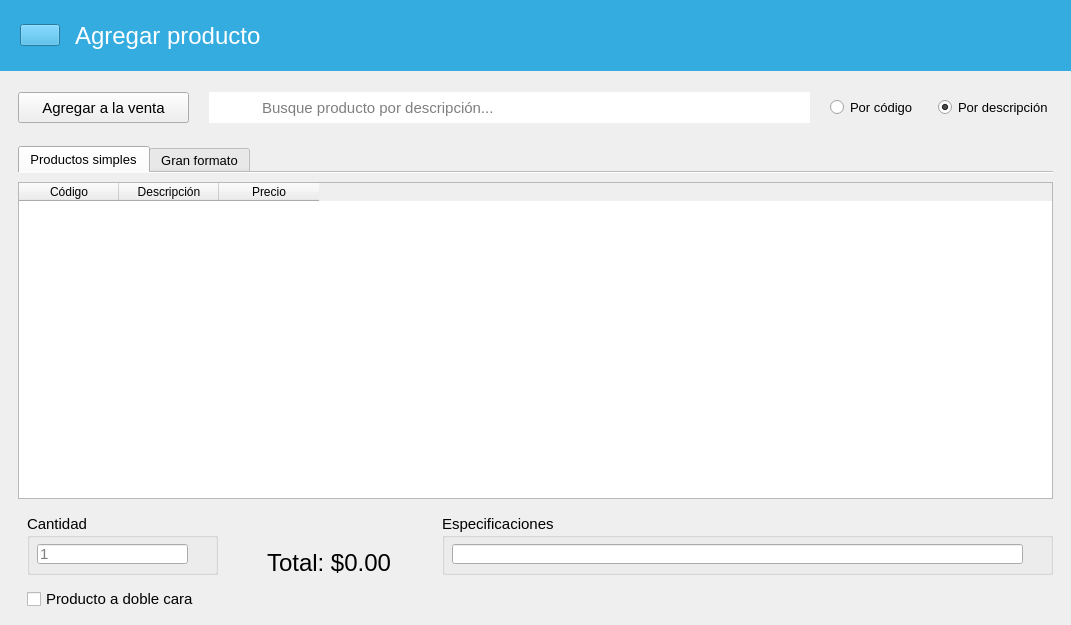
<?xml version="1.0" encoding="UTF-8"?>
<ui version="4.0">
 <class>VisualizadorProductos</class>
 <widget class="QWidget" name="VisualizadorProductos">
  <property name="geometry">
   <rect>
    <x>0</x>
    <y>0</y>
    <width>1071</width>
    <height>625</height>
   </rect>
  </property>
  <property name="windowTitle">
   <string>Form</string>
  </property>
  <layout class="QVBoxLayout" name="verticalLayout_5">
   <property name="leftMargin">
    <number>0</number>
   </property>
   <property name="topMargin">
    <number>0</number>
   </property>
   <property name="rightMargin">
    <number>0</number>
   </property>
   <property name="bottomMargin">
    <number>0</number>
   </property>
   <item>
    <widget class="QFrame" name="frame">
     <property name="sizePolicy">
      <sizepolicy hsizetype="Expanding" vsizetype="Preferred">
       <horstretch>0</horstretch>
       <verstretch>0</verstretch>
      </sizepolicy>
     </property>
     <property name="styleSheet">
      <string notr="true">background-color: rgb(52, 172, 224);</string>
     </property>
     <property name="frameShadow">
      <enum>QFrame::Raised</enum>
     </property>
     <layout class="QVBoxLayout" name="verticalLayout_2">
      <property name="spacing">
       <number>0</number>
      </property>
      <property name="leftMargin">
       <number>0</number>
      </property>
      <property name="topMargin">
       <number>0</number>
      </property>
      <property name="rightMargin">
       <number>0</number>
      </property>
      <property name="bottomMargin">
       <number>0</number>
      </property>
      <item>
       <widget class="QFrame" name="frame_4">
        <property name="sizePolicy">
         <sizepolicy hsizetype="Maximum" vsizetype="Preferred">
          <horstretch>0</horstretch>
          <verstretch>0</verstretch>
         </sizepolicy>
        </property>
        <property name="styleSheet">
         <string notr="true">QFrame { border:none; }
background-color: rgb(52, 172, 224);</string>
        </property>
        <property name="frameShadow">
         <enum>QFrame::Raised</enum>
        </property>
        <layout class="QHBoxLayout" name="horizontalLayout">
         <property name="spacing">
          <number>15</number>
         </property>
         <property name="leftMargin">
          <number>20</number>
         </property>
         <property name="topMargin">
          <number>15</number>
         </property>
         <property name="rightMargin">
          <number>20</number>
         </property>
         <property name="bottomMargin">
          <number>15</number>
         </property>
         <item>
          <widget class="ClickableIcon" name="btRegresar">
           <property name="icon">
            <iconset resource="../resources.qrc">
             <normaloff>:/img/resources/images/leftarrow.png</normaloff>:/img/resources/images/leftarrow.png</iconset>
           </property>
           <property name="iconSize">
            <size>
             <width>40</width>
             <height>40</height>
            </size>
           </property>
          </widget>
         </item>
         <item>
          <widget class="QLabel" name="label">
           <property name="minimumSize">
            <size>
             <width>201</width>
             <height>41</height>
            </size>
           </property>
           <property name="font">
            <font>
             <pointsize>18</pointsize>
            </font>
           </property>
           <property name="styleSheet">
            <string notr="true">color: rgb(255, 255, 255);</string>
           </property>
           <property name="text">
            <string>Agregar producto</string>
           </property>
          </widget>
         </item>
        </layout>
       </widget>
      </item>
     </layout>
    </widget>
   </item>
   <item>
    <widget class="QFrame" name="frame_5">
     <property name="frameShadow">
      <enum>QFrame::Raised</enum>
     </property>
     <layout class="QHBoxLayout" name="horizontalLayout_4">
      <property name="spacing">
       <number>20</number>
      </property>
      <property name="leftMargin">
       <number>18</number>
      </property>
      <property name="topMargin">
       <number>15</number>
      </property>
      <property name="rightMargin">
       <number>18</number>
      </property>
      <property name="bottomMargin">
       <number>8</number>
      </property>
      <item>
       <widget class="QFrame" name="frame_7">
        <property name="frameShadow">
         <enum>QFrame::Raised</enum>
        </property>
        <layout class="QHBoxLayout" name="horizontalLayout_2">
         <property name="spacing">
          <number>0</number>
         </property>
         <property name="leftMargin">
          <number>0</number>
         </property>
         <property name="topMargin">
          <number>0</number>
         </property>
         <property name="rightMargin">
          <number>0</number>
         </property>
         <property name="bottomMargin">
          <number>0</number>
         </property>
         <item>
          <widget class="QPushButton" name="btAgregar">
           <property name="minimumSize">
            <size>
             <width>171</width>
             <height>31</height>
            </size>
           </property>
           <property name="font">
            <font>
             <pointsize>11</pointsize>
            </font>
           </property>
           <property name="text">
            <string>Agregar a la venta</string>
           </property>
           <property name="icon">
            <iconset resource="../resources.qrc">
             <normaloff>:/img/resources/images/accept.png</normaloff>:/img/resources/images/accept.png</iconset>
           </property>
          </widget>
         </item>
        </layout>
       </widget>
      </item>
      <item>
       <widget class="QFrame" name="frame_8">
        <property name="sizePolicy">
         <sizepolicy hsizetype="Expanding" vsizetype="Preferred">
          <horstretch>0</horstretch>
          <verstretch>0</verstretch>
         </sizepolicy>
        </property>
        <property name="frameShadow">
         <enum>QFrame::Raised</enum>
        </property>
        <layout class="QHBoxLayout" name="horizontalLayout_3">
         <property name="spacing">
          <number>0</number>
         </property>
         <property name="leftMargin">
          <number>0</number>
         </property>
         <property name="topMargin">
          <number>0</number>
         </property>
         <property name="rightMargin">
          <number>0</number>
         </property>
         <property name="bottomMargin">
          <number>0</number>
         </property>
         <item>
          <widget class="QLabel" name="label_2">
           <property name="minimumSize">
            <size>
             <width>51</width>
             <height>31</height>
            </size>
           </property>
           <property name="maximumSize">
            <size>
             <width>51</width>
             <height>31</height>
            </size>
           </property>
           <property name="styleSheet">
            <string notr="true">image: url(:/img/resources/images/magnifier.png);
background-color: rgb(255, 255, 255);</string>
           </property>
           <property name="text">
            <string/>
           </property>
          </widget>
         </item>
         <item>
          <widget class="QLineEdit" name="searchBar">
           <property name="minimumSize">
            <size>
             <width>0</width>
             <height>31</height>
            </size>
           </property>
           <property name="maximumSize">
            <size>
             <width>16777215</width>
             <height>31</height>
            </size>
           </property>
           <property name="font">
            <font>
             <pointsize>11</pointsize>
            </font>
           </property>
           <property name="frame">
            <bool>false</bool>
           </property>
           <property name="placeholderText">
            <string>Busque producto por descripción...</string>
           </property>
          </widget>
         </item>
        </layout>
       </widget>
      </item>
      <item alignment="Qt::AlignRight">
       <widget class="QRadioButton" name="btCodigo">
        <property name="font">
         <font>
          <pointsize>10</pointsize>
         </font>
        </property>
        <property name="text">
         <string>Por código</string>
        </property>
        <property name="checked">
         <bool>false</bool>
        </property>
        <attribute name="buttonGroup">
         <string notr="true">groupFiltro</string>
        </attribute>
       </widget>
      </item>
      <item alignment="Qt::AlignRight">
       <widget class="QRadioButton" name="btDescripcion">
        <property name="font">
         <font>
          <pointsize>10</pointsize>
         </font>
        </property>
        <property name="text">
         <string>Por descripción</string>
        </property>
        <property name="checked">
         <bool>true</bool>
        </property>
        <attribute name="buttonGroup">
         <string notr="true">groupFiltro</string>
        </attribute>
       </widget>
      </item>
     </layout>
    </widget>
   </item>
   <item>
    <widget class="QFrame" name="frame_2">
     <property name="sizePolicy">
      <sizepolicy hsizetype="Expanding" vsizetype="Expanding">
       <horstretch>0</horstretch>
       <verstretch>0</verstretch>
      </sizepolicy>
     </property>
     <property name="frameShadow">
      <enum>QFrame::Raised</enum>
     </property>
     <layout class="QVBoxLayout" name="verticalLayout_3">
      <property name="spacing">
       <number>0</number>
      </property>
      <property name="leftMargin">
       <number>18</number>
      </property>
      <property name="rightMargin">
       <number>18</number>
      </property>
      <property name="bottomMargin">
       <number>0</number>
      </property>
      <item>
       <widget class="QTabWidget" name="tabWidget">
        <property name="font">
         <font>
          <pointsize>10</pointsize>
         </font>
        </property>
        <property name="currentIndex">
         <number>0</number>
        </property>
        <property name="documentMode">
         <bool>true</bool>
        </property>
        <widget class="QWidget" name="tab_productos">
         <attribute name="title">
          <string>Productos simples</string>
         </attribute>
         <layout class="QVBoxLayout" name="verticalLayout">
          <property name="leftMargin">
           <number>0</number>
          </property>
          <property name="rightMargin">
           <number>0</number>
          </property>
          <item>
           <widget class="TablaDatos" name="tabla_seleccionar">
            <property name="minimumSize">
             <size>
              <width>0</width>
              <height>301</height>
             </size>
            </property>
            <attribute name="horizontalHeaderMinimumSectionSize">
             <number>80</number>
            </attribute>
            <column>
             <property name="text">
              <string>Código</string>
             </property>
            </column>
            <column>
             <property name="text">
              <string>Descripción</string>
             </property>
            </column>
            <column>
             <property name="text">
              <string>Precio</string>
             </property>
            </column>
           </widget>
          </item>
          <item alignment="Qt::AlignBottom">
           <widget class="QFrame" name="frame_3">
            <property name="sizePolicy">
             <sizepolicy hsizetype="Expanding" vsizetype="Expanding">
              <horstretch>0</horstretch>
              <verstretch>0</verstretch>
             </sizepolicy>
            </property>
            <property name="font">
             <font>
              <pointsize>10</pointsize>
             </font>
            </property>
            <property name="frameShadow">
             <enum>QFrame::Raised</enum>
            </property>
            <layout class="QGridLayout" name="gridLayout">
             <property name="rightMargin">
              <number>0</number>
             </property>
             <property name="bottomMargin">
              <number>5</number>
             </property>
             <property name="horizontalSpacing">
              <number>25</number>
             </property>
             <property name="verticalSpacing">
              <number>12</number>
             </property>
             <item row="0" column="0">
              <widget class="QGroupBox" name="groupBox">
               <property name="sizePolicy">
                <sizepolicy hsizetype="Fixed" vsizetype="Fixed">
                 <horstretch>0</horstretch>
                 <verstretch>0</verstretch>
                </sizepolicy>
               </property>
               <property name="minimumSize">
                <size>
                 <width>191</width>
                 <height>61</height>
                </size>
               </property>
               <property name="font">
                <font>
                 <pointsize>11</pointsize>
                </font>
               </property>
               <property name="title">
                <string>Cantidad</string>
               </property>
               <widget class="QLineEdit" name="txtCantidad">
                <property name="geometry">
                 <rect>
                  <x>10</x>
                  <y>30</y>
                  <width>151</width>
                  <height>20</height>
                 </rect>
                </property>
                <property name="font">
                 <font>
                  <pointsize>11</pointsize>
                 </font>
                </property>
                <property name="readOnly">
                 <bool>false</bool>
                </property>
                <property name="placeholderText">
                 <string>1</string>
                </property>
               </widget>
              </widget>
             </item>
             <item row="0" column="2" alignment="Qt::AlignLeft">
              <widget class="QGroupBox" name="groupBoxEspecSimple">
               <property name="sizePolicy">
                <sizepolicy hsizetype="Expanding" vsizetype="Expanding">
                 <horstretch>0</horstretch>
                 <verstretch>0</verstretch>
                </sizepolicy>
               </property>
               <property name="minimumSize">
                <size>
                 <width>611</width>
                 <height>61</height>
                </size>
               </property>
               <property name="font">
                <font>
                 <pointsize>11</pointsize>
                </font>
               </property>
               <property name="title">
                <string>Especificaciones</string>
               </property>
               <widget class="QLineEdit" name="txtNotas">
                <property name="geometry">
                 <rect>
                  <x>10</x>
                  <y>30</y>
                  <width>571</width>
                  <height>20</height>
                 </rect>
                </property>
                <property name="sizePolicy">
                 <sizepolicy hsizetype="Expanding" vsizetype="Preferred">
                  <horstretch>0</horstretch>
                  <verstretch>0</verstretch>
                 </sizepolicy>
                </property>
                <property name="font">
                 <font>
                  <pointsize>11</pointsize>
                 </font>
                </property>
                <property name="text">
                 <string/>
                </property>
                <property name="readOnly">
                 <bool>false</bool>
                </property>
               </widget>
              </widget>
             </item>
             <item row="1" column="0">
              <widget class="QCheckBox" name="checkDuplex">
               <property name="font">
                <font>
                 <pointsize>11</pointsize>
                </font>
               </property>
               <property name="text">
                <string>Producto a doble cara</string>
               </property>
              </widget>
             </item>
             <item row="0" column="1" rowspan="2" alignment="Qt::AlignHCenter">
              <widget class="QLabel" name="lbTotalSimple">
               <property name="font">
                <font>
                 <pointsize>18</pointsize>
                </font>
               </property>
               <property name="text">
                <string>Total: $0.00</string>
               </property>
              </widget>
             </item>
            </layout>
           </widget>
          </item>
         </layout>
        </widget>
        <widget class="QWidget" name="tab_granformato">
         <attribute name="title">
          <string>Gran formato</string>
         </attribute>
         <layout class="QVBoxLayout" name="verticalLayout_4">
          <property name="leftMargin">
           <number>0</number>
          </property>
          <property name="rightMargin">
           <number>0</number>
          </property>
          <item>
           <widget class="TablaDatos" name="tabla_granformato">
            <property name="minimumSize">
             <size>
              <width>0</width>
              <height>301</height>
             </size>
            </property>
            <attribute name="horizontalHeaderMinimumSectionSize">
             <number>80</number>
            </attribute>
            <column>
             <property name="text">
              <string>Código</string>
             </property>
            </column>
            <column>
             <property name="text">
              <string>Descripción</string>
             </property>
            </column>
            <column>
             <property name="text">
              <string>Mínimo m²</string>
             </property>
            </column>
            <column>
             <property name="text">
              <string>Precio (m²)</string>
             </property>
            </column>
           </widget>
          </item>
          <item alignment="Qt::AlignBottom">
           <widget class="QFrame" name="frame_6">
            <property name="sizePolicy">
             <sizepolicy hsizetype="Expanding" vsizetype="Expanding">
              <horstretch>0</horstretch>
              <verstretch>0</verstretch>
             </sizepolicy>
            </property>
            <property name="font">
             <font>
              <pointsize>10</pointsize>
             </font>
            </property>
            <property name="frameShadow">
             <enum>QFrame::Raised</enum>
            </property>
            <layout class="QHBoxLayout" name="horizontalLayout_5">
             <property name="spacing">
              <number>25</number>
             </property>
             <item>
              <widget class="QGroupBox" name="groupBox_4">
               <property name="sizePolicy">
                <sizepolicy hsizetype="Fixed" vsizetype="Fixed">
                 <horstretch>0</horstretch>
                 <verstretch>0</verstretch>
                </sizepolicy>
               </property>
               <property name="font">
                <font>
                 <pointsize>11</pointsize>
                </font>
               </property>
               <property name="title">
                <string>Medidas del producto</string>
               </property>
               <layout class="QGridLayout" name="gridLayout_3">
                <item row="1" column="2">
                 <widget class="QRadioButton" name="btAltoCm">
                  <property name="font">
                   <font>
                    <pointsize>11</pointsize>
                   </font>
                  </property>
                  <property name="text">
                   <string>cm</string>
                  </property>
                  <property name="checked">
                   <bool>false</bool>
                  </property>
                  <property name="autoExclusive">
                   <bool>true</bool>
                  </property>
                  <attribute name="buttonGroup">
                   <string notr="true">grupoBotonesAlto</string>
                  </attribute>
                 </widget>
                </item>
                <item row="1" column="3">
                 <widget class="QRadioButton" name="btAltoM">
                  <property name="font">
                   <font>
                    <pointsize>11</pointsize>
                   </font>
                  </property>
                  <property name="text">
                   <string>m</string>
                  </property>
                  <property name="checked">
                   <bool>true</bool>
                  </property>
                  <property name="autoExclusive">
                   <bool>true</bool>
                  </property>
                  <attribute name="buttonGroup">
                   <string notr="true">grupoBotonesAlto</string>
                  </attribute>
                 </widget>
                </item>
                <item row="0" column="1">
                 <widget class="QLineEdit" name="txtAncho">
                  <property name="maximumSize">
                   <size>
                    <width>70</width>
                    <height>16777215</height>
                   </size>
                  </property>
                  <property name="font">
                   <font>
                    <pointsize>11</pointsize>
                   </font>
                  </property>
                  <property name="text">
                   <string/>
                  </property>
                 </widget>
                </item>
                <item row="0" column="3">
                 <widget class="QRadioButton" name="btAnchoM">
                  <property name="font">
                   <font>
                    <pointsize>11</pointsize>
                   </font>
                  </property>
                  <property name="text">
                   <string>m</string>
                  </property>
                  <property name="checked">
                   <bool>true</bool>
                  </property>
                  <property name="autoExclusive">
                   <bool>true</bool>
                  </property>
                  <attribute name="buttonGroup">
                   <string notr="true">grupoBotonesAncho</string>
                  </attribute>
                 </widget>
                </item>
                <item row="1" column="1">
                 <widget class="QLineEdit" name="txtAlto">
                  <property name="maximumSize">
                   <size>
                    <width>70</width>
                    <height>16777215</height>
                   </size>
                  </property>
                  <property name="font">
                   <font>
                    <pointsize>11</pointsize>
                   </font>
                  </property>
                 </widget>
                </item>
                <item row="0" column="0">
                 <widget class="QLabel" name="label_3">
                  <property name="font">
                   <font>
                    <pointsize>11</pointsize>
                   </font>
                  </property>
                  <property name="text">
                   <string>Ancho:</string>
                  </property>
                 </widget>
                </item>
                <item row="1" column="0">
                 <widget class="QLabel" name="label_4">
                  <property name="font">
                   <font>
                    <pointsize>11</pointsize>
                   </font>
                  </property>
                  <property name="text">
                   <string>Alto:</string>
                  </property>
                 </widget>
                </item>
                <item row="0" column="2">
                 <widget class="QRadioButton" name="btAnchoCm">
                  <property name="font">
                   <font>
                    <pointsize>11</pointsize>
                   </font>
                  </property>
                  <property name="text">
                   <string>cm</string>
                  </property>
                  <property name="checked">
                   <bool>false</bool>
                  </property>
                  <property name="autoExclusive">
                   <bool>true</bool>
                  </property>
                  <attribute name="buttonGroup">
                   <string notr="true">grupoBotonesAncho</string>
                  </attribute>
                 </widget>
                </item>
                <item row="0" column="4" rowspan="2">
                 <widget class="ClickableIcon" name="btIntercambiarProducto">
                  <property name="text">
                   <string/>
                  </property>
                  <property name="icon">
                   <iconset resource="../resources.qrc">
                    <normaloff>:/img/resources/images/swap.png</normaloff>:/img/resources/images/swap.png</iconset>
                  </property>
                 </widget>
                </item>
               </layout>
              </widget>
             </item>
             <item>
              <widget class="QGroupBox" name="groupBox_5">
               <property name="sizePolicy">
                <sizepolicy hsizetype="Fixed" vsizetype="Fixed">
                 <horstretch>0</horstretch>
                 <verstretch>0</verstretch>
                </sizepolicy>
               </property>
               <property name="minimumSize">
                <size>
                 <width>245</width>
                 <height>89</height>
                </size>
               </property>
               <property name="font">
                <font>
                 <pointsize>11</pointsize>
                </font>
               </property>
               <property name="title">
                <string>Medidas del material</string>
               </property>
               <layout class="QGridLayout" name="gridLayout_4">
                <item row="1" column="2">
                 <widget class="QRadioButton" name="btAltoCm_2">
                  <property name="font">
                   <font>
                    <pointsize>11</pointsize>
                   </font>
                  </property>
                  <property name="text">
                   <string>cm</string>
                  </property>
                  <property name="checked">
                   <bool>false</bool>
                  </property>
                  <property name="autoExclusive">
                   <bool>true</bool>
                  </property>
                  <attribute name="buttonGroup">
                   <string notr="true">grupoBotonesAltoMaterial</string>
                  </attribute>
                 </widget>
                </item>
                <item row="1" column="3">
                 <widget class="QRadioButton" name="btAltoM_2">
                  <property name="font">
                   <font>
                    <pointsize>11</pointsize>
                   </font>
                  </property>
                  <property name="text">
                   <string>m</string>
                  </property>
                  <property name="checked">
                   <bool>true</bool>
                  </property>
                  <property name="autoExclusive">
                   <bool>true</bool>
                  </property>
                  <attribute name="buttonGroup">
                   <string notr="true">grupoBotonesAltoMaterial</string>
                  </attribute>
                 </widget>
                </item>
                <item row="0" column="3">
                 <widget class="QRadioButton" name="btAnchoM_2">
                  <property name="font">
                   <font>
                    <pointsize>11</pointsize>
                   </font>
                  </property>
                  <property name="text">
                   <string>m</string>
                  </property>
                  <property name="checked">
                   <bool>true</bool>
                  </property>
                  <property name="autoExclusive">
                   <bool>true</bool>
                  </property>
                  <attribute name="buttonGroup">
                   <string notr="true">grupoBotonesAnchoMaterial</string>
                  </attribute>
                 </widget>
                </item>
                <item row="0" column="2">
                 <widget class="QRadioButton" name="btAnchoCm_2">
                  <property name="font">
                   <font>
                    <pointsize>11</pointsize>
                   </font>
                  </property>
                  <property name="text">
                   <string>cm</string>
                  </property>
                  <property name="checked">
                   <bool>false</bool>
                  </property>
                  <property name="autoExclusive">
                   <bool>true</bool>
                  </property>
                  <attribute name="buttonGroup">
                   <string notr="true">grupoBotonesAnchoMaterial</string>
                  </attribute>
                 </widget>
                </item>
                <item row="0" column="0">
                 <widget class="QLabel" name="label_5">
                  <property name="font">
                   <font>
                    <pointsize>11</pointsize>
                   </font>
                  </property>
                  <property name="text">
                   <string>Ancho:</string>
                  </property>
                 </widget>
                </item>
                <item row="0" column="1">
                 <widget class="QLineEdit" name="txtAnchoMaterial">
                  <property name="maximumSize">
                   <size>
                    <width>70</width>
                    <height>16777215</height>
                   </size>
                  </property>
                  <property name="font">
                   <font>
                    <pointsize>11</pointsize>
                   </font>
                  </property>
                 </widget>
                </item>
                <item row="1" column="1">
                 <widget class="QLineEdit" name="txtAltoMaterial">
                  <property name="maximumSize">
                   <size>
                    <width>70</width>
                    <height>16777215</height>
                   </size>
                  </property>
                  <property name="font">
                   <font>
                    <pointsize>11</pointsize>
                   </font>
                  </property>
                 </widget>
                </item>
                <item row="1" column="0">
                 <widget class="QLabel" name="label_6">
                  <property name="font">
                   <font>
                    <pointsize>11</pointsize>
                   </font>
                  </property>
                  <property name="text">
                   <string>Alto:</string>
                  </property>
                 </widget>
                </item>
                <item row="0" column="4" rowspan="2">
                 <widget class="ClickableIcon" name="btIntercambiarMaterial">
                  <property name="text">
                   <string/>
                  </property>
                  <property name="icon">
                   <iconset resource="../resources.qrc">
                    <normaloff>:/img/resources/images/swap.png</normaloff>:/img/resources/images/swap.png</iconset>
                  </property>
                 </widget>
                </item>
               </layout>
              </widget>
             </item>
             <item alignment="Qt::AlignHCenter">
              <widget class="QLabel" name="lbTotalGran">
               <property name="font">
                <font>
                 <pointsize>18</pointsize>
                </font>
               </property>
               <property name="text">
                <string>Total: $0.00</string>
               </property>
              </widget>
             </item>
             <item alignment="Qt::AlignTop">
              <widget class="QGroupBox" name="groupBoxEspecGran">
               <property name="sizePolicy">
                <sizepolicy hsizetype="Expanding" vsizetype="Expanding">
                 <horstretch>0</horstretch>
                 <verstretch>0</verstretch>
                </sizepolicy>
               </property>
               <property name="minimumSize">
                <size>
                 <width>0</width>
                 <height>61</height>
                </size>
               </property>
               <property name="font">
                <font>
                 <pointsize>11</pointsize>
                </font>
               </property>
               <property name="title">
                <string>Especificaciones</string>
               </property>
               <layout class="QVBoxLayout" name="verticalLayout_6">
                <item alignment="Qt::AlignTop">
                 <widget class="QLineEdit" name="txtNotas_2">
                  <property name="sizePolicy">
                   <sizepolicy hsizetype="Expanding" vsizetype="Preferred">
                    <horstretch>0</horstretch>
                    <verstretch>0</verstretch>
                   </sizepolicy>
                  </property>
                  <property name="maximumSize">
                   <size>
                    <width>16777215</width>
                    <height>26</height>
                   </size>
                  </property>
                  <property name="font">
                   <font>
                    <pointsize>11</pointsize>
                   </font>
                  </property>
                  <property name="text">
                   <string/>
                  </property>
                  <property name="readOnly">
                   <bool>false</bool>
                  </property>
                 </widget>
                </item>
               </layout>
              </widget>
             </item>
            </layout>
           </widget>
          </item>
         </layout>
        </widget>
       </widget>
      </item>
     </layout>
    </widget>
   </item>
  </layout>
 </widget>
 <customwidgets>
  <customwidget>
   <class>TablaDatos</class>
   <extends>QTableWidget</extends>
   <header>utils.mywidgets.h</header>
  </customwidget>
  <customwidget>
   <class>ClickableIcon</class>
   <extends>QPushButton</extends>
   <header>utils.mywidgets.h</header>
  </customwidget>
 </customwidgets>
 <tabstops>
  <tabstop>searchBar</tabstop>
  <tabstop>txtCantidad</tabstop>
  <tabstop>txtNotas</tabstop>
  <tabstop>checkDuplex</tabstop>
  <tabstop>btAgregar</tabstop>
  <tabstop>btCodigo</tabstop>
  <tabstop>tabla_seleccionar</tabstop>
  <tabstop>btDescripcion</tabstop>
  <tabstop>tabWidget</tabstop>
  <tabstop>btRegresar</tabstop>
  <tabstop>tabla_granformato</tabstop>
  <tabstop>txtNotas_2</tabstop>
  <tabstop>txtAncho</tabstop>
  <tabstop>btAnchoCm</tabstop>
  <tabstop>btAnchoM</tabstop>
  <tabstop>txtAlto</tabstop>
  <tabstop>btAltoCm</tabstop>
  <tabstop>btAltoM</tabstop>
 </tabstops>
 <resources>
  <include location="../resources.qrc"/>
 </resources>
 <connections/>
 <buttongroups>
  <buttongroup name="grupoBotonesAlto"/>
  <buttongroup name="grupoBotonesAnchoMaterial"/>
  <buttongroup name="groupFiltro"/>
  <buttongroup name="grupoBotonesAncho"/>
  <buttongroup name="grupoBotonesAltoMaterial"/>
 </buttongroups>
</ui>
